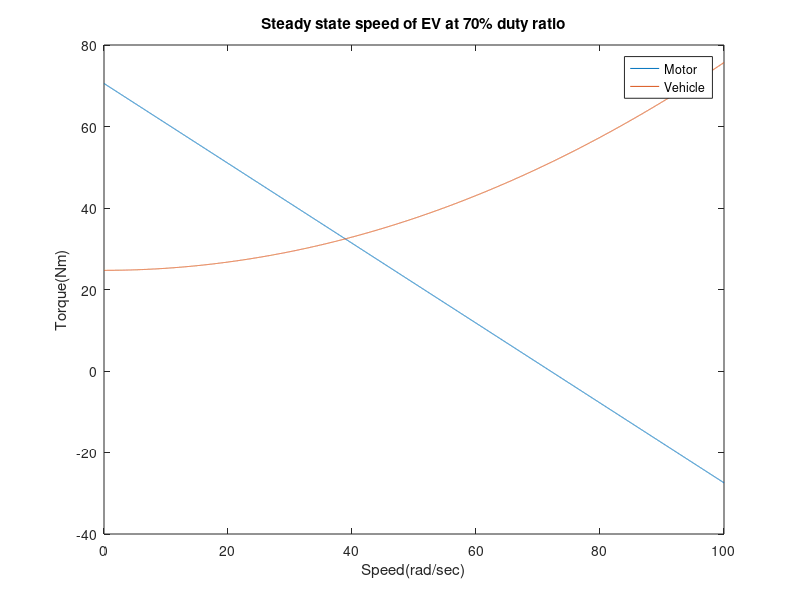

Recreate this plot in MATLAB.
clear all                               % Clears command history
close all                               % Closes  all windows
clc                                     % Clears command window

%% motor and controller parameters
vol_arm=72;                             %rated armature voltage
curr_arm=72;                            %rated armature current
Ra=0.5;                                 %armature resistance
k_phi=0.7;                              %motor constant
d=0.7;                                  %duty cycle
vol_ac=vol_arm*d;                       %actual voltage
w=0:0.01:100;                           %angular velocity
% vehicle's speed torque characteristics
Tv=24.7+0.0051.*w.^2;
% motor's speed torque characteristics
Tm=(vol_ac.*k_phi)/Ra-((k_phi).^2/Ra).*w;

%% plotting
plot(w,Tm)
hold on
plot(w,Tv)
xlabel("Speed(rad/sec)")
ylabel("Torque(Nm)")
title('Steady state speed of EV at 70% duty ratio')
legend('Motor','Vehicle')

